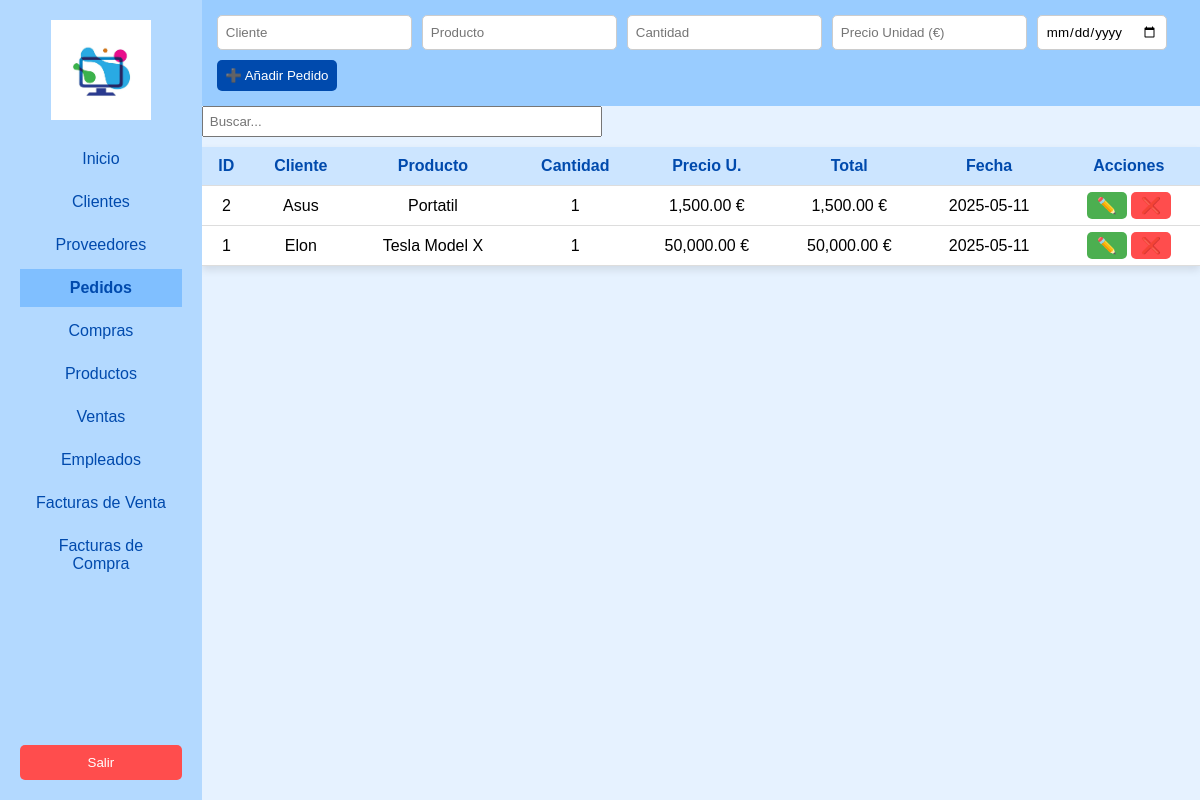
The page /pedidos.php on the database its author committed.
### tables this page shows
CREATE TABLE `pedidos` (
  `id` int(11) NOT NULL,
  `cliente` varchar(255) NOT NULL,
  `producto` varchar(255) NOT NULL,
  `cantidad` int(11) NOT NULL,
  `precio_unitario` decimal(10,2) NOT NULL,
  `total` decimal(10,2) NOT NULL,
  `fecha` date NOT NULL
);

### pedidos.php (the view, shortened to what this page needs)
<?php
include("includes/db.php");
$modo_edicion = false;
$pedido_editar = null;
$resultado = $conn->query("SELECT * FROM pedidos ORDER BY id DESC");
?>
<!DOCTYPE html>
<html lang="es">
<head>
    <link rel="stylesheet" href="compras.css">
</head>
<body class="compras-body">
    <aside class="sidebar">
        <img src="images/logo.jpg" alt="Logo Empresa">
        <ul>
               <li><a href="main.php">Inicio</a></li>
            <li><a href="clientes.php">Clientes</a></li>
            <li><a href="proveedores.php">Proveedores</a></li>
            <li class="active"><a href="pedidos.php">Pedidos</a></li>
            <li><a href="compras.php">Compras</a></li>
            <li><a href="productos.php">Productos</a></li>
            <li><a href="ventas.php">Ventas</a></li>
            <li><a href="empleados.php">Empleados</a></li>
             <li><a href="factura_venta.php">Facturas de Venta</a></li>
        <li><a href="factura_compra.php">Facturas de Compra</a></li>
        </ul>
        <button class="logout">Salir</button>
    </aside>
    <main class="content">
        <header class="top-bar">
            <form method="POST">
                <input type="text" name="cliente" placeholder="Cliente" required value="<?= $modo_edicion ? htmlspecialchars($pedido_editar['cliente']) : '' ?>">
                <input type="text" name="producto" placeholder="Producto" required value="<?= $modo_edicion ? htmlspecialchars($pedido_editar['producto']) : '' ?>">
                <input type="number" name="cantidad" placeholder="Cantidad" required value="<?= $modo_edicion ? htmlspecialchars($pedido_editar['cantidad']) : '' ?>">
                <input type="number" step="0.01" name="precio_unitario" placeholder="Precio Unidad (€)" required value="<?= $modo_edicion ? htmlspecialchars($pedido_editar['precio_unitario']) : '' ?>">
                <input type="date" name="fecha" required value="<?= $modo_edicion ? htmlspecialchars($pedido_editar['fecha']) : '' ?>">
                <button type="submit" name="<?= $modo_edicion ? 'guardar' : 'añadir' ?>" class="btn primary">
                    <?= $modo_edicion ? '💾 Guardar' : '➕ Añadir Pedido' ?>
                </button>
            </form>
        </header>
        <section class="compras-table">
            <input type="text" class="search-input" placeholder="Buscar..."
            style="margin-bottom: 10px; padding: 6px; width: 100%; max-width: 400px;">
            <table>
                <thead>
                    <tr>
                        <th>ID</th>
                        <th>Cliente</th>
                        <th>Producto</th>
                        <th>Cantidad</th>
                        <th>Precio U.</th>
                        <th>Total</th>
                        <th>Fecha</th>
                        <th>Acciones</th>
                    </tr>
                </thead>
                <tbody>
                    <?php while ($row = $resultado->fetch_assoc()): ?>
                    <tr>
                        <td><?= $row['id'] ?></td>
                        <td><?= htmlspecialchars($row['cliente']) ?></td>
                        <td><?= htmlspecialchars($row['producto']) ?></td>
                        <td><?= $row['cantidad'] ?></td>
                        <td><?= number_format($row['precio_unitario'], 2) ?> €</td>
                        <td><?= number_format($row['total'], 2) ?> €</td>
                        <td><?= $row['fecha'] ?></td>
                        <td>
                            <a href="?editar=<?= $row['id'] ?>" class="edit-btn">✏️</a>
                            <a href="?eliminar=<?= $row['id'] ?>" onclick="return confirm('¿Eliminar este pedido?')" class="delete-btn">❌</a>
                        </td>
                    </tr>
                    <?php endwhile; ?>
                </tbody>
            </table>
        </section>
    </main>
</body>
</html>

### compras.css (style rules this page uses)
* { margin: 0; padding: 0; box-sizing: border-box; font-family: Arial, sans-serif; }
.compras-body { display: flex; height: 100vh; background-color: #e6f2ff; }
.sidebar { width: 220px; background-color: #b3d9ff; padding: 20px; display: flex; flex-direction: column; align-items: center; }
.sidebar img { width: 100px; margin-bottom: 20px; }
.sidebar ul { list-style: none; padding: 0; width: 100%; }
.sidebar li { padding: 10px; text-align: center; margin-bottom: 5px; }
.sidebar li.active { background-color: #80bfff; font-weight: bold; }
.sidebar li a { text-decoration: none; color: #004aad; }
.logout { margin-top: auto; padding: 10px; background-color: #ff4d4d; color: white; border: none; width: 100%; border-radius: 5px; cursor: pointer; }
.content { flex-grow: 1; display: flex; flex-direction: column; height: 100vh; overflow: hidden; }
.top-bar { display: flex; flex-wrap: wrap; gap: 10px; background-color: #99ccff; padding: 15px; position: sticky; top: 0; z-index: 1000; }
.top-bar form { display: flex; flex-wrap: wrap; gap: 10px; width: 100%; }
.top-bar input, .top-bar button { padding: 8px; border: 1px solid #ccc; border-radius: 5px; min-width: 120px; }
.btn.primary { background-color: #004aad; color: white; border: none; cursor: pointer; }
table { width: 100%; border-collapse: collapse; background: white; box-shadow: 0 4px 8px rgba(0,0,0,0.1); }
th, td { padding: 10px; text-align: center; border-bottom: 1px solid #ddd; }
th { background-color: #cce5ff; color: #004aad; }
.edit-btn { background-color: #4CAF50; color: white; border: none; padding: 5px 10px; border-radius: 5px; text-decoration: none; }
.delete-btn { background-color: #ff4d4d; color: white; border: none; padding: 5px 10px; border-radius: 5px; text-decoration: none; }

### rows shown on the page
pedidos: id "2", cliente "Asus", producto "Portatil", cantidad "1", precio_unitario "1,500.00", total "1,500.00", fecha "2025-05-11"
pedidos: id "1", cliente "Elon", producto "Tesla Model X", cantidad "1", precio_unitario "50,000.00", total "50,000.00", fecha "2025-05-11"
